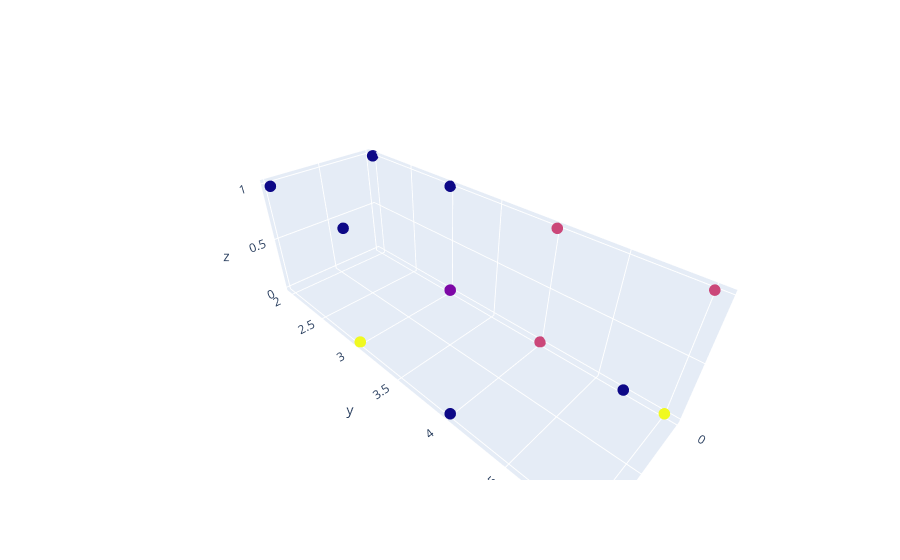

Notebook cell for this chart:
### Code cell
data["claster_ier"].value_counts()
fig2 = go.Figure(data=[go.Scatter3d(x=data["trust_apple"], y=data["f_performance"], z=data["m1_purchase"],mode="markers", marker_color=data["claster_ier"], marker_size=8)])
fig2.show()

### Figure 1 — Plotly figure (JSON) as saved in the notebook; plotly's stock layout.template omitted (floating-point values rounded to 4 significant figures; data arrays with more than 128 entries replaced by an {"elided": "..."} marker saying what was removed)
{"data": [{"marker": {"color": {"elided": "133 int values"}, "size": 4}, "mode": "markers", "type": "scatter3d", "x": {"elided": "133 int values"}, "y": {"elided": "133 int values"}, "z": {"elided": "133 int values"}}], "layout": {}}
